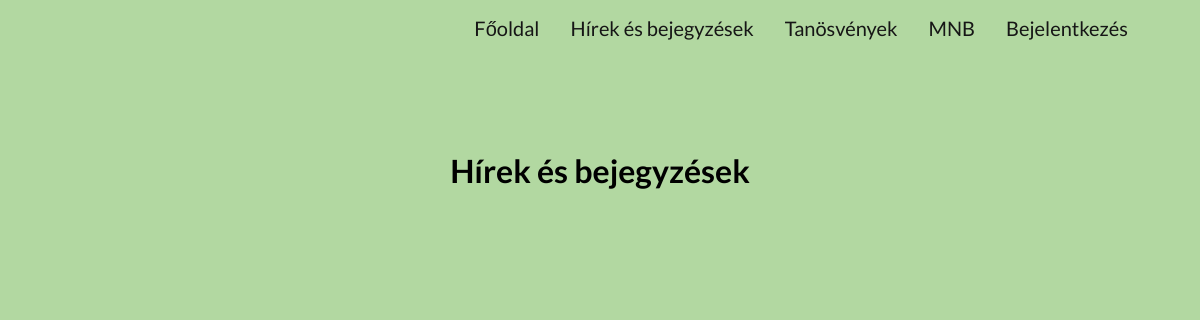
Page /posts on the earlier database version.
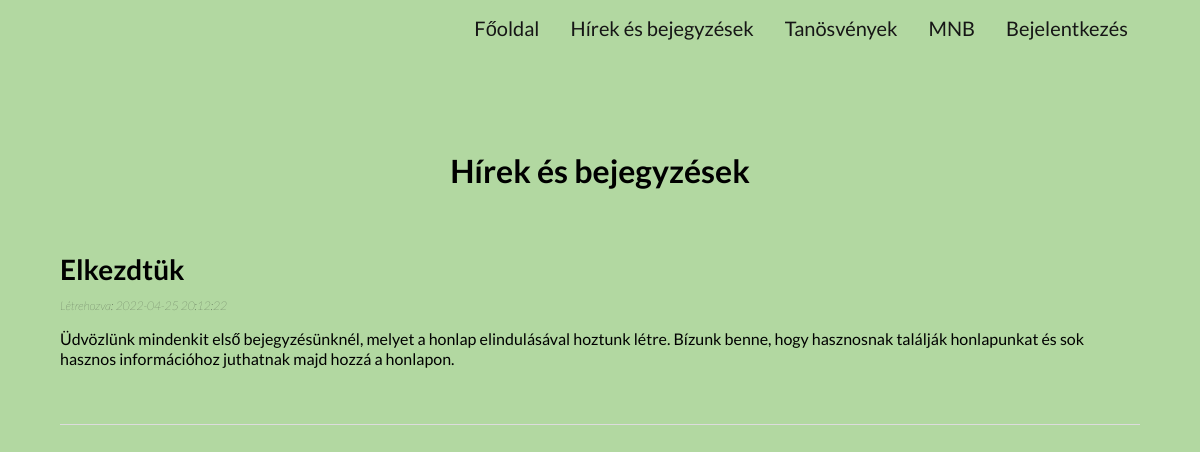
Same page on the later database version.
### tables this page shows
CREATE TABLE `bejegyzesek` (
  `id` int(11) NOT NULL,
  `userid` int(11) NOT NULL,
  `cim` varchar(255) NOT NULL,
  `tartalom` text NOT NULL,
  `letrehozva` datetime NOT NULL,
  `modositva` datetime NOT NULL
);

### app/controllers/Posts.php (called while the page is built, shortened)
<?php
    class Posts extends Controller
    {
        public function __construct()
        {
            $this->postModel = $this->model('Post');
        }
        public function index()
        {
            $posts = $this->postModel->findAllPosts();
            $data = ['posts' => $posts];
            $this->view('/posts/index', $data);
        }
    }
?>

### app/libraries/Core.php (called while the page is built, shortened)
<?php
    class Core
    {
        protected $currentMethode = 'index';
        public function __construct()
        {
            $url = $this->getUrl();
            if(isset($url[0]))
            {
                if(file_exists('../app/controllers/' . ucwords($url[0]) . '.php'))
                {
                    unset($url[0]);
                }
            }
            $this->currentController = new $this->currentController;
            $this->params = $url ? array_values($url) : [];
            call_user_func_array([$this->currentController, $this->currentMethode], $this->params);
        }
        public function getUrl()
        {
            if(isset($_GET['url']))
            {
                $url = rtrim($_GET['url'], '/');
                $url = filter_var($url, FILTER_SANITIZE_URL);
                $url = explode('/', $url);
                return $url;
            }
        }
    }
?>

### app/require.php (called while the page is built, shortened)
<?php
    require_once 'libraries/Core.php';
    require_once 'libraries/Controller.php';
    require_once 'libraries/Database.php';
    $init = new Core();
?>

### public/index.php (called while the page is built)
<?php
    require_once '../app/require.php';
?>

### app/libraries/Database.php (called while the page is built, shortened)
<?php
    class Database
    {
        private $dbHost = DB_HOST;
        private $dbUser = DB_USER;
        private $dbPass = DB_PASS;
        private $dbName = DB_NAME;
        private $dbHandler;
        private $statement;
        public function __construct()
        {
            $conn = 'mysql:host=' . $this->dbHost . ';dbname=' . $this->dbName;
            $options = array(   PDO::ATTR_PERSISTENT => true,
                                PDO::ATTR_ERRMODE => PDO::ERRMODE_EXCEPTION);
            try
            {
                $this->dbHandler = new PDO($conn, $this->dbUser, $this->dbPass, $options);
            }
            catch(PDOException $e)
            {
                $this->error = $e->getMessage();
                echo $this->error;
            }
        }
        public function query($sql)
        {
            $this->statement = $this->dbHandler->prepare($sql);
        }
        public function execute()
        {
            return $this->statement->execute();
        }
        public function resultSet()
        {
            $this->execute();
            return $this->statement->fetchAll(PDO::FETCH_OBJ);
        }
    }
?>

### app/models/Post.php (called while the page is built, shortened)
<?php
    class Post
    {
        private $db;
        public function __construct()
        {
            $this->db = new Database;
        }
        public function findAllPosts()
        {
            $this->db->query('SELECT * FROM bejegyzesek ORDER BY letrehozva DESC');
            $results = $this->db->resultSet();
            return $results;
        }
    }
?>

### app/views/posts/index.php (the view, shortened to what this page needs)
<?php
   require APPROOT . '/views/includes/head.php';
?>
<div class="navbar">
    <?php
       require APPROOT . '/views/includes/navigation.php';
    ?>
</div>
<div class="container_center">
    <h1>Hírek és bejegyzések</h1>
    <?php foreach($data['posts'] as $post): ?>
        <div id="posts_container">
            <h2>
                <?php echo $post->cim; ?>
            </h2>
            <h3>
                <?php echo 'Létrehozva: ' . $post->letrehozva; ?>
            </h3>
            <p>
                <?php echo $post->tartalom ?>
            </p>
        </div>
    <?php endforeach; ?>
</div>
</body>

### app/libraries/Controller.php (shortened to what this page needs)
<?php
    class Controller
    {
        public function view($view, $data = [])
        {
            if(file_exists('../app/views/' . $view . '.php'))
            {
                require_once '../app/views/' . $view . '.php';
            }
            else
            {
                die("A kért nézet nem létezik!");
            }
        }
    }
?>

### app/views/includes/head.php (shortened to what this page needs)
<!DOCTYPE html>
<head>
    <link rel="stylesheet" href="<?php echo URLROOT ?>/public/css/styles.css">
</head>
<body>

### app/views/includes/navigation.php
<nav class="top-nav">
    <ul>
        <li>
            <a href="<?php echo URLROOT; ?>/index">Főoldal</a>
        </li>
        <li>
            <a href="<?php echo URLROOT; ?>/posts">Hírek és bejegyzések</a>
        </li>
        <li>
            <a href="<?php echo URLROOT; ?>/trails">Tanösvények</a>
        </li>
        <li>
            <a href="<?php echo URLROOT; ?>/mnb">MNB</a>
        </li>
        <li class="btn_login">
            <?php if(isset($_SESSION['user_id'])) : ?>
                <a href="<?php echo URLROOT; ?>/users/logout">Kijelentkezés</a>
            <?php else : ?>
                <a href="<?php echo URLROOT; ?>/users/login">Bejelentkezés</a>
            <?php endif; ?>
        </li>
    </ul>
</nav>

### public/css/styles.css (style rules this page uses)
html, body { height: 100%; width: 100%; padding: 0; margin: 0; top: 0; bottom: 0; font-family: 'Lato', sans-serif; background-color: #b2d8a1; }
a { text-decoration: none; }
h1 { font-size: 46; }
h2 { font-size: 28px; margin: 0; }
h3 { font-size: 12px; color: #222121; font-weight: 100; font-style: italic; }
p { font-size: 16px; }
.top-nav { display: block; }
.top-nav ul { margin: 0; padding: 0; position: absolute; right: 6%; top: 2%; }
.top-nav ul li { display: inline-block; margin-left: 28px; }
.top-nav ul li a { color: #161616; text-decoration: none; font-size: 20px; }
.container_center { position: relative; width: 90%; margin: 0px auto; padding: 10px 20px; top: 15%; }
.container_center h1 { text-align: center; }
#posts_container { border-bottom: 1px solid #dcdcdc; padding: 40px 0px; text-align: left; margin: 20px auto; }

Differences in the rows shown:
added bejegyzesek: cim "Elkezdtük", letrehozva "2022-04-25 20:12:22", tartalom "Üdvözlünk mindenkit első bejegyzésünknél, melyet a honlap elindulásával hoztunk létre. Bízunk benne, hogy hasznosnak találják honlapunkat és sok hasznos információhoz juthatnak majd hozzá a honlapon."
